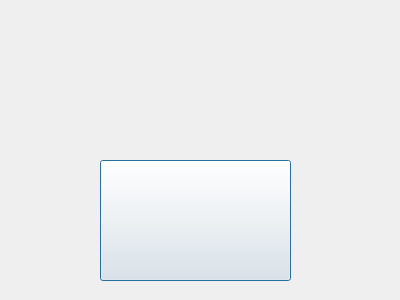
<?xml version="1.0" encoding="UTF-8"?>
<ui version="4.0">
 <class>Dialog1</class>
 <widget class="QDialog" name="Dialog1">
  <property name="geometry">
   <rect>
    <x>0</x>
    <y>0</y>
    <width>400</width>
    <height>300</height>
   </rect>
  </property>
  <property name="windowTitle">
   <string>Dialog</string>
  </property>
  <widget class="QPushButton" name="pushButton">
   <property name="geometry">
    <rect>
     <x>100</x>
     <y>160</y>
     <width>191</width>
     <height>121</height>
    </rect>
   </property>
   <property name="styleSheet">
    <string notr="true">border-image: url(:/img/按下退出.png);</string>
   </property>
   <property name="text">
    <string/>
   </property>
  </widget>
  <widget class="QLabel" name="label">
   <property name="geometry">
    <rect>
     <x>0</x>
     <y>0</y>
     <width>401</width>
     <height>301</height>
    </rect>
   </property>
   <property name="styleSheet">
    <string notr="true">border-image: url(:/img/p1.png);</string>
   </property>
   <property name="text">
    <string/>
   </property>
  </widget>
  <zorder>label</zorder>
  <zorder>pushButton</zorder>
 </widget>
 <resources/>
 <connections/>
</ui>
